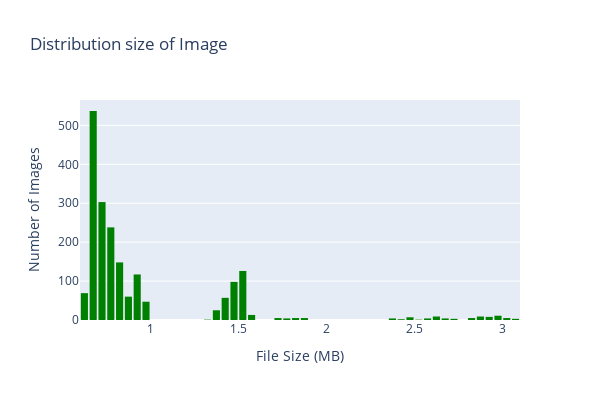

Notebook code cell kept with this figure:
### Markdown cell above
#### Distributions Size of image

### Code cell
#Image sizes in MB
sizes_MB = []
for img_path in df["img_path"]:
    #code to load image
    img = cv2.imread(img_path)
    #code to get imge size 
    size = os.path.getsize(img_path)
    sizes_MB.append(size/1_00_000)

fig = px.histogram(x=sizes_MB, nbins = 50, title = "Distribution size of Image", width=600,
    height=400)
fig.update_layout(xaxis_title = "File Size (MB)",
                  yaxis_title = "Number of Images",
                  showlegend = False,
                  bargap = 0.1,
                  bargroupgap = 0.1)
fig.update_traces(marker = dict(color="green"))
fig.show()

### Figure 1 — Plotly figure (JSON) as saved in the notebook; plotly's stock layout.template omitted (floating-point values rounded to 4 significant figures; data arrays with more than 128 entries replaced by an {"elided": "..."} marker saying what was removed)
{"data": [{"bingroup": "x", "hovertemplate": "x=%{x}<br>count=%{y}<extra></extra>", "legendgroup": "", "marker": {"color": "green", "pattern": {"shape": ""}}, "name": "", "nbinsx": 50, "orientation": "v", "showlegend": false, "type": "histogram", "x": {"elided": "1933 float values"}, "xaxis": "x", "yaxis": "y"}], "layout": {"bargap": 0.1, "bargroupgap": 0.1, "barmode": "relative", "height": 400, "legend": {"tracegroupgap": 0}, "showlegend": false, "title": {"text": "Distribution size of Image"}, "width": 600, "xaxis": {"anchor": "y", "autorange": true, "domain": [0, 1], "range": [0.6, 3.1], "title": {"text": "File Size (MB)"}, "type": "linear"}, "yaxis": {"anchor": "x", "autorange": true, "domain": [0, 1], "range": [0, 565.3], "title": {"text": "Number of Images"}}}}
